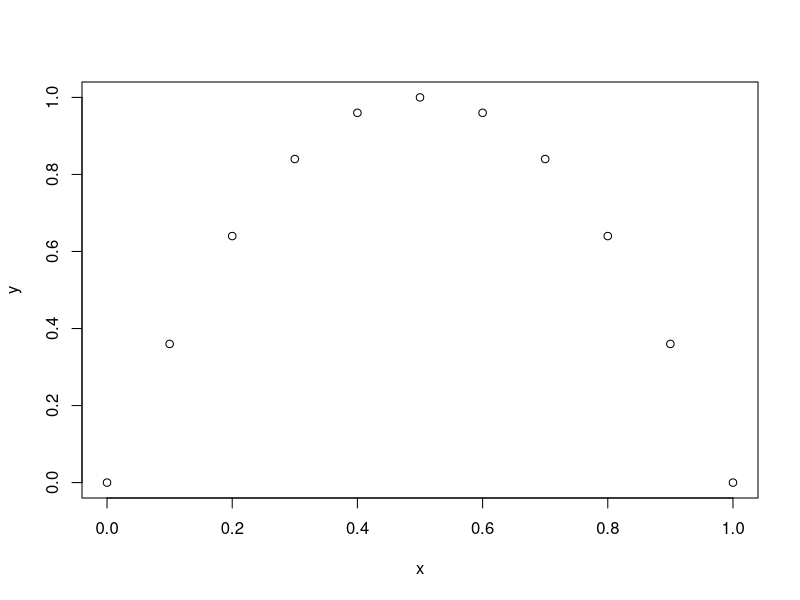
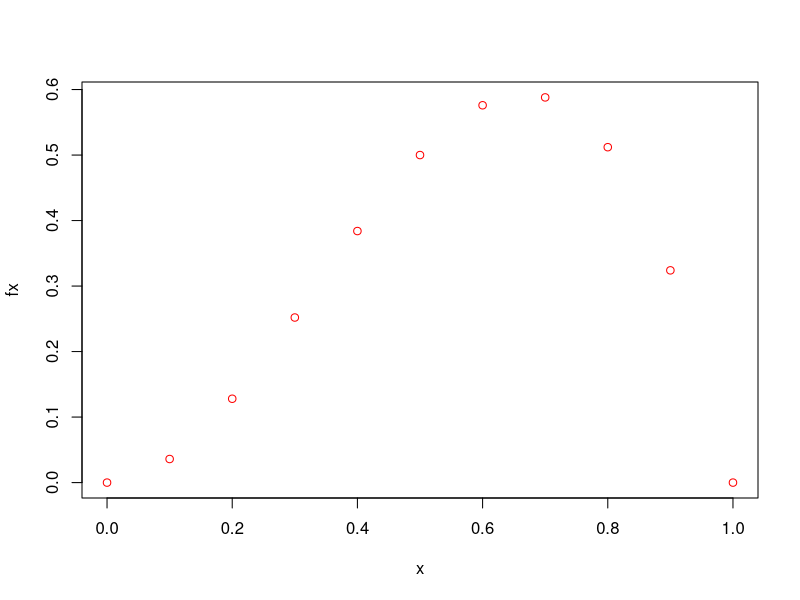

Reproduce these figures in R, in order.
#######################
#Exercice 3
y0 = seq(0, 10, by=2)
y0
y1 = seq(2, 18, 2)
y1
y2 = rep(4, 20)
y2
y3 = seq(0, 9.5, 0.5)
y3

#Extraction y3
y3[3]
y3[-3]

#Comparaison
matrix(y3, nrow=2)
matrix(y3, byrow=TRUE)

#Matrices
A = matrix(seq(1:12), nrow=4, byrow=TRUE)
B = matrix(seq(1:12), nrow=4)

#Extraction matrices
A[2,3]
A[,1]
A[2,]

#Nouvelle matrice
C = matrix(data = A[c(1, 4),], nrow=2)
C

mat99 = matrix(data = 1, nrow = 9, ncol = 9)
mat99
diag(mat99) <- 0
mat99

#Exercice 5
x = seq(0, 1, 0.1)
x
length(x)
y <- 4 * x * (1 - x)
y
plot(x, y)
max(y)
y == 1
fx <- 4 * x * x * (1 - x)
plot(x, fx, col="red")

#Exercice 6
ncartes = 32 / 4
ncartes
anagrammes = factorial(9)
anagrammes
nchances = choose(49, 5) * choose(10, 2)
nchances = 1 / nchances
nchances
jeudomino = 10 + 10 * 9 / 2
jeudomino

